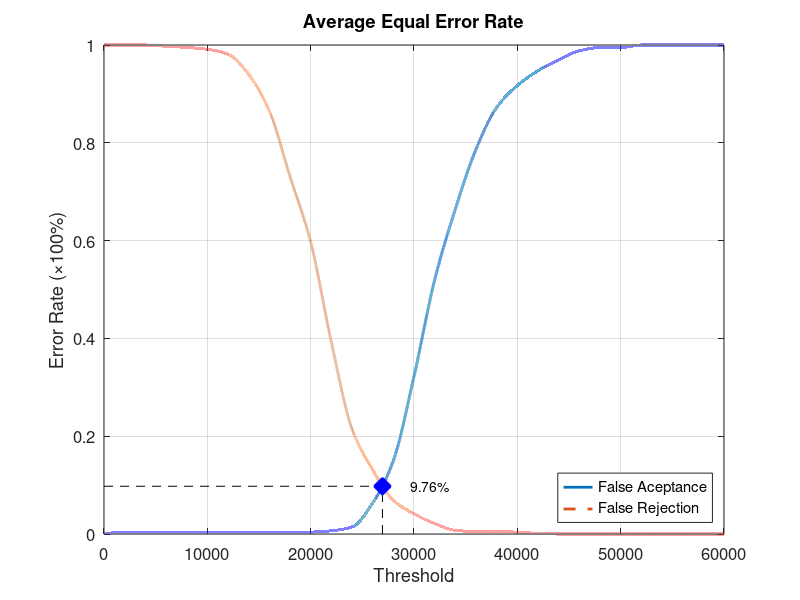
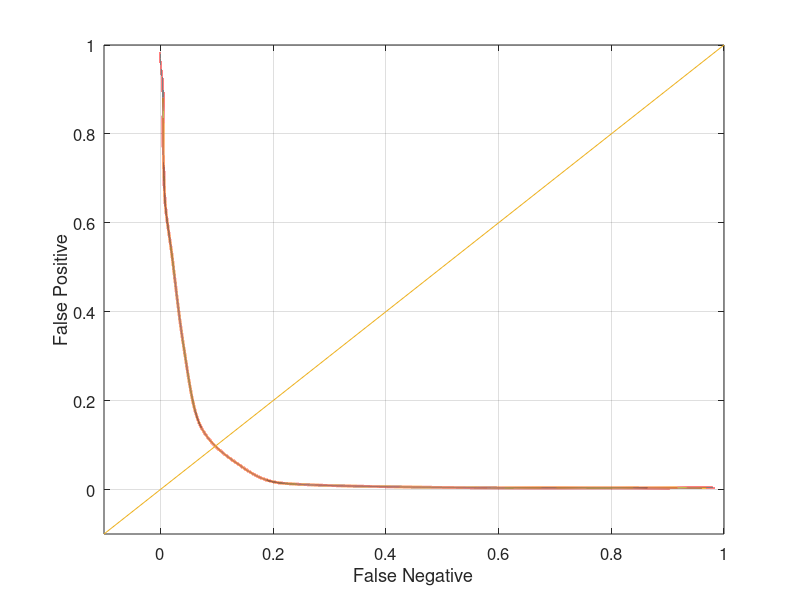

Source code (MATLAB) for these figures, in order:
function yEER = Experiment2Average
close all;
clear;
clc;
x = 0:2000:60000;
xq = 0:0.5:60000;

y0 = [0 0.00394737 0.00394737 0.00394737 0.00394737 0.00394737 0.00394737 0.00394737 0.00394737 0.00394737 0.00394737 0.00657895 0.0144737 0.0631579 0.15 0.322368 0.519737 0.664474 0.786842 0.872368 0.917105 0.947368 0.969737 0.988158 0.994737 0.994737 1 1 1 1 1];
yy0 = interp1(x, y0, xq, 'pchip');
y1 = [1 1 1 0.9975 0.995 0.99125 0.98125 0.94 0.865 0.73125 0.5975 0.3925 0.215 0.13125 0.06875 0.04125 0.02125 0.0075 0.005 0.005 0.00375 0.00125 0 0 0 0 0 0 0 0 0];
yy1 = interp1(x, y1, xq, 'pchip');

% Calculating EER: 
y2 = abs(y0 - y1);
find(y2 == min(y2))
yy2 = abs(yy0 - yy1);
xEER = find(yy2 == min(yy2));
xEERIndex = xq(xEER) % X-axis EER
yEER = yy0(xEER) % Y-axis EER

main = figure
plot(xq, yy0,'-','LineWidth', 2);	hold on
plot(xq, yy1,'--','LineWidth', 2);	hold on
plot([xEERIndex xEERIndex], [0 yEER], 'k--');	hold on
plot([0 xEERIndex], [yEER yEER], 'k--');	hold on
plot(xEERIndex, yEER, 'bx', 'LineWidth', 10);	hold on
text(xEERIndex + 10 * xEERIndex / 100, yEER, [num2str(round((10000 * yEER)) / 100) '%'])
legend('False Aceptance', 'False Rejection', 'Location', 'SouthEast')
xlabel('Threshold')
ylabel('Error Rate (\times100%)')
title('Average Equal Error Rate')
set(gca, 'FontSize', 12)
axis([0 60000 0 1])
grid on

print(main, 'Experiment2AverageMain', '-dpng');
FNRxFPR = figure('Color', [1 1 1]);
plot(yy1, yy0, '-', yy1, yy0, 'LineWidth', 2);
hold on
y = -0.1:0.1:1
plot(y, y); 
set(gca, 'FontSize', 12)
xlabel('False Negative')
ylabel('False Positive')
axis([-0.1 1 -0.1 1])
set(gca, 'FontSize', 12)
grid on

print(FNRxFPR, 'Experiment2AverageFNRxFPR','-dpng');
end
